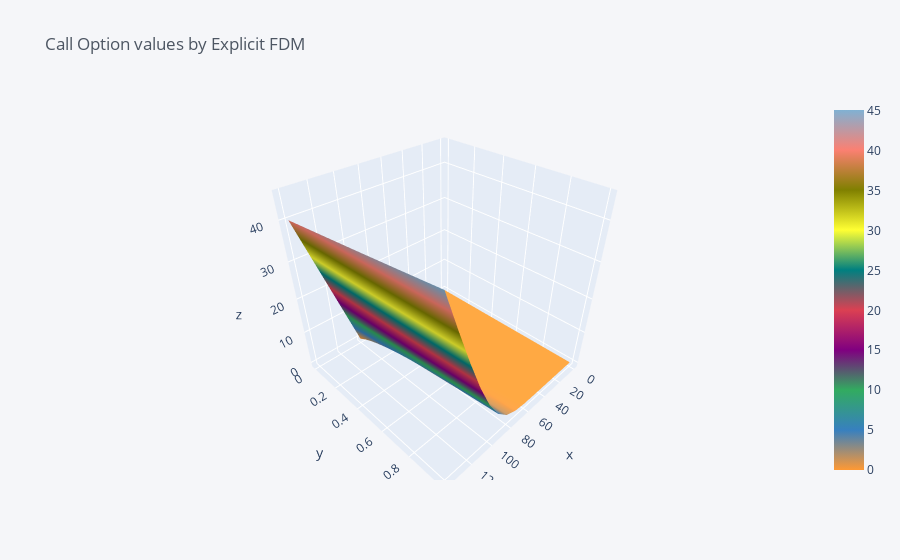

Here is the notebook cell this chart was saved with:
### Code cell
grid.iloc[0:15, :].iplot(
    kind='surface', title='Call Option values by Explicit FDM')

### Figure 1 — Plotly figure (JSON) as saved in the notebook; plotly's stock layout.template omitted (floating-point values rounded to 4 significant figures; data arrays with more than 128 entries replaced by an {"elided": "..."} marker saying what was removed)
{"data": [{"colorscale": [[0, "rgb(255, 153, 51)"], [0.1111, "rgb(55, 128, 191)"], [0.2222, "rgb(50, 171, 96)"], [0.3333, "rgb(128, 0, 128)"], [0.4444, "rgb(219, 64, 82)"], [0.5556, "rgb(0, 128, 128)"], [0.6667, "rgb(255, 255, 51)"], [0.7778, "rgb(128, 128, 0)"], [0.8889, "rgb(251, 128, 114)"], [1, "rgb(128, 177, 211)"]], "type": "surface", "x": [0, 10, 20, 30, 40, 50, 60, 70, 80, 90, 100, 110, 120, 130, 140], "y": [0, 0.056, 0.111, 0.167, 0.222, 0.278, 0.333, 0.389, 0.444, 0.5, 0.556, 0.611, 0.667, 0.722, 0.778, 0.833, 0.889, 0.944, 1], "z": {"elided": "19x15 float values"}}], "layout": {"legend": {"bgcolor": "#F5F6F9", "font": {"color": "#4D5663"}}, "paper_bgcolor": "#F5F6F9", "plot_bgcolor": "#F5F6F9", "title": {"font": {"color": "#4D5663"}, "text": "Call Option values by Explicit FDM"}, "xaxis": {"gridcolor": "#E1E5ED", "showgrid": true, "tickfont": {"color": "#4D5663"}, "title": {"font": {"color": "#4D5663"}, "text": ""}, "zerolinecolor": "#E1E5ED"}, "yaxis": {"gridcolor": "#E1E5ED", "showgrid": true, "tickfont": {"color": "#4D5663"}, "title": {"font": {"color": "#4D5663"}, "text": ""}, "zerolinecolor": "#E1E5ED"}}}
